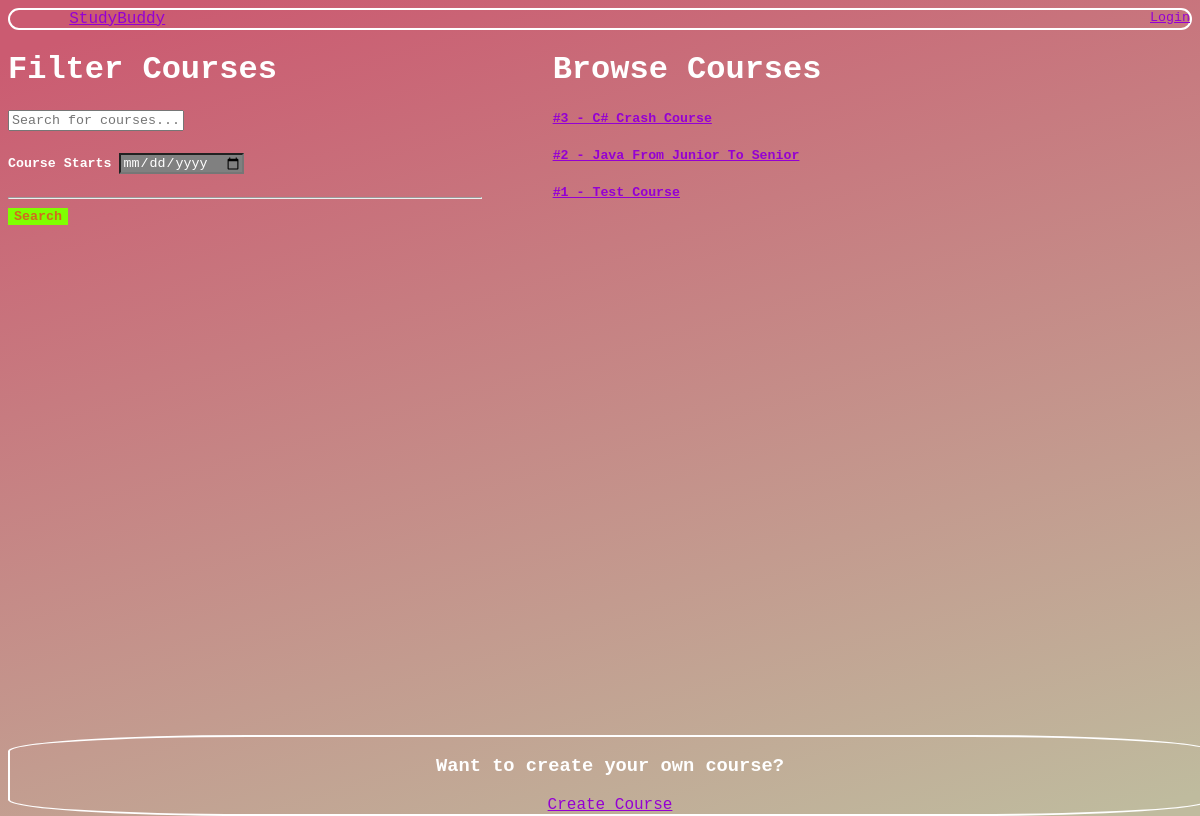
The app's page /, older data.
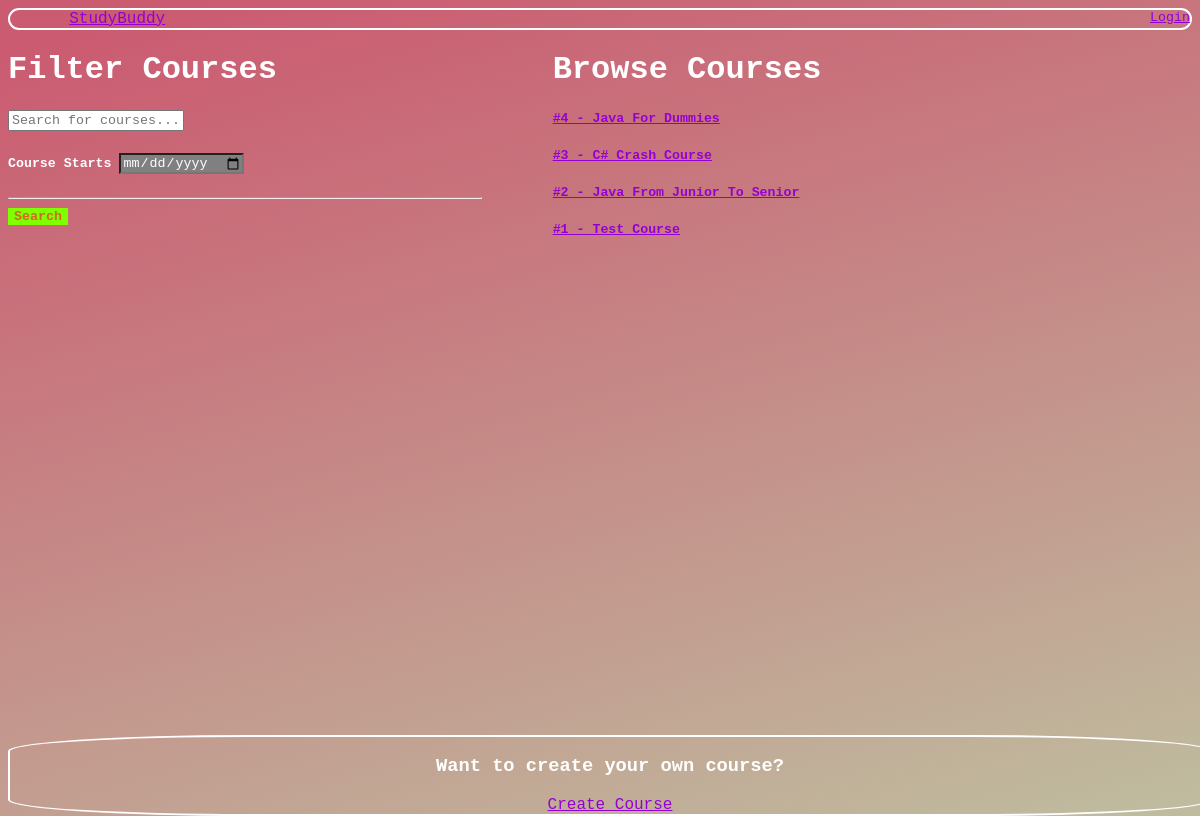
The same page, newer data.
### base/models.py (models this page shows)
class Course(models.Model):
    title = models.CharField(max_length=150)
    host = models.ForeignKey(User, on_delete=models.CASCADE)
    description = models.TextField(null=True, verbose_name='Course Descrtiption')
    start_date = models.DateTimeField(verbose_name='Course starts')
    end_date = models.DateTimeField(verbose_name='Course ends')
    def __str__(self):
        return f'#{self.id} - {self.title}'
    class Meta:
        ordering = ['-start_date', '-end_date']

### base/views.py (the view)
# urls.py: path('', base_views.HomeView.as_view(), name='home'),
class HomeView(ListView):
    template_name = 'base/home.html'
    model = Course
    context_object_name = 'courses'
    def get_queryset(self):
        course_title_q = self.request.GET.get('course_title_q') if self.request.GET.get('course_title_q') else ''
        course_starts_q = self.request.GET.get('course_starts_q') if self.request.GET.get('course_starts_q') else DEFAULT_DATE
        return self.model.objects.filter(
            Q(title__icontains=course_title_q) &
            Q(start_date__gte=course_starts_q)
        )

### base/templates/base/home.html (shortened to what this page needs)
{% extends 'main.html' %}
{% block content %}
<div class="courses-wrapper">
    <div class="searchbar">
        <h1>Filter Courses</h1>
        <form class="search-input" action="{% url 'home' %}">
            <label for="course_q">
                <input id="search-input" name="course_title_q" placeholder="Search for courses...">
                <h5>
                    Course Starts
                    <input id="date" name="course_starts_q" type="date" placeholder="Course starts">
                </h5>
                <hr>
                <input type="Submit" value="Search" class="search-button">
            </label>
        </form>
    </div>
    <div class="courses">
        <h1>Browse Courses</h1>
        {% for course in courses %}
            <h5><a href="{% url 'course' course.id%}">{{course}}</a></h5>
        {% endfor %}
    </div>
</div>
<div class="course-footer">
    <div class="create-course">
        <h3>Want to create your own course?</h3>
        <a href="{% url 'create-course' %}">Create Course</a>
    </div>
</div>
{% endblock content %}

Row changes from the older to the newer data that the page shows:
added Course: id+title "#4 - Java For Dummies"
